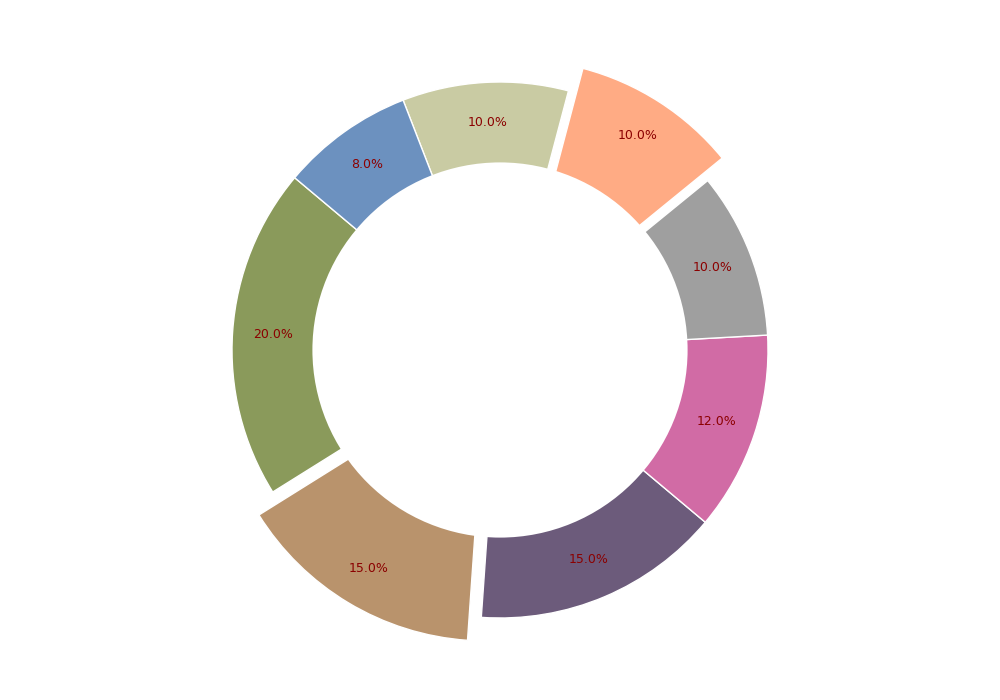

The script that drew this image:
import matplotlib.pyplot as plt
import numpy as np

resource_categories = [
    'Agriculture & Livestock',
    'Magical R&D',
    'Infrastructure & Trade',
    'Defense & Security',
    'Healthcare',
    'Education',
    'Arts & Culture',
    'Environment & Forestry'
]

resource_allocation = [20, 15, 15, 12, 10, 10, 10, 8]

assert sum(resource_allocation) == 100, "The resource allocations must sum up to 100."

colors = ['#8a9a5b', '#b9936c', '#6c5b7b', '#d16ba5', '#9f9f9f', '#ffab84', '#c9cba3', '#6c91bf']

explode = (0, 0.1, 0, 0, 0, 0.1, 0, 0)

fig, ax = plt.subplots(figsize=(10, 7))

wedges, texts, autotexts = ax.pie(
    resource_allocation, explode=explode, labels=None, colors=colors,
    autopct='%1.1f%%', startangle=140, pctdistance=0.85, shadow=False, wedgeprops=dict(edgecolor='w')
)

for autotext in autotexts:
    autotext.set_fontsize(9)
    autotext.set_color('darkred')

centre_circle = plt.Circle((0, 0), 0.70, fc='white')
fig.gca().add_artist(centre_circle)

plt.tight_layout()
plt.show()
